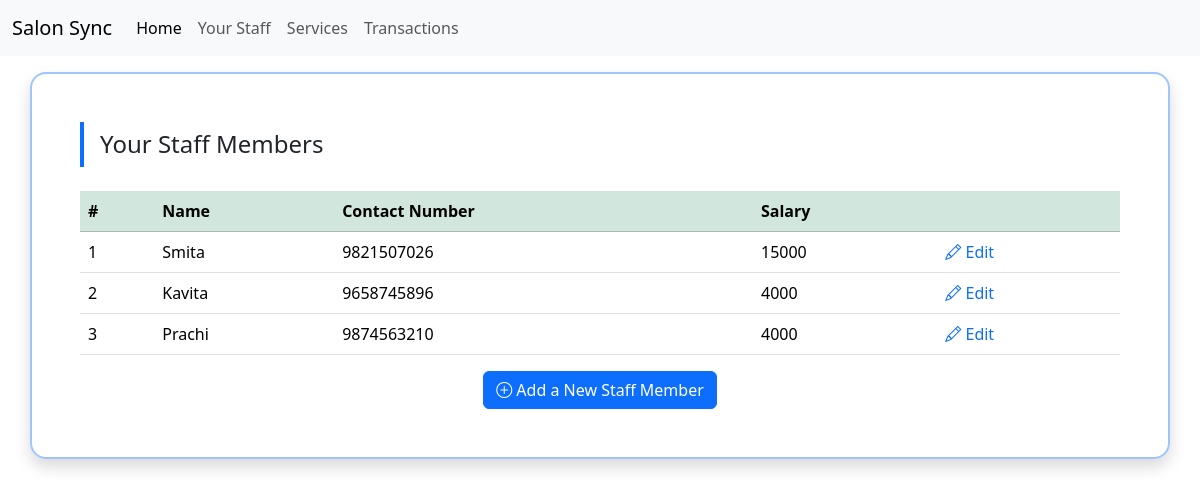
Page /staff/list on the committed database.
### app/models.py (models this page shows, shortened)
class Staff(models.Model):
    name = models.CharField("Staff Name", max_length=255, default="NULL", blank=False, null=False)
    contact = models.IntegerField("Contact Number", blank=True, null=True)
    salary = models.IntegerField("Salary", blank=True, null=True)
    date_created = models.DateTimeField("Date Joined", auto_now_add=True)

### app/views.py (the view)
# urls.py: path('staff/list', StaffListView.as_view(), name="staff_list"),
class StaffListView(ListView):
    model = Staff
    form_class = StaffForm
    template_name = 'staff/staff_list.html'  # Template to render the list
    context_object_name = 'staff_list'  # Name of the variable in the template
    def get(self, request):
        staff = Staff.objects.all()
        return render(request, self.template_name, {'staff': staff, 'form': self.form_class})

### app/templates/staff/staff_list.html
{% extends 'base.html' %}
{% block main %}
    <div class="container-sm mt-5 p-5 border border-2 border-primary-subtle rounded-4 shadow d-flex flex-column justify-content-center align-items-center">
        <h2 class="h4 px-3 py-2 mb-4 form-header border-start border-4 border-primary align-self-start">Your Staff Members</h2>
        <table class="table table-responsive table-hover" style="max-height: 50vh; overflow-y: auto;">
            <thead class="table-success">
                <th>#</th>
                <th>Name</th>
                <th>Contact Number</th>
                <th>Salary</th>
                <th></th>
            </thead>
            <tbody>
                {% if staff %}
                    {% for staff_member in staff %}
                    <tr>
                        <td>{{ staff_member.id }}</td>
                        <td>{{ staff_member.name }}</td>
                        <td>{{ staff_member.contact }}</td>
                        <td>{{ staff_member.salary }}</td>
                        <td><a href="#" class="text-decoration-none"><i class="bi bi-pencil"></i> Edit</a></td>
                    </tr>
                    {% endfor %}
                {% else %}
                <tr>
                    <td colspan="5" class="text-center fst-italic">No staff members added yet</td>
                </tr>
                {% endif %}
            </tbody>
        </table>
        <a href="{% url 'add_staff' %}" class="d-flex justify-content-center btn btn-primary">
            <i class="bi bi-plus-circle"></i> &nbsp;Add a New Staff Member
        </a>
    </div>
{% endblock main %}

### rows in the picture
Staff: id "1", name "Smita", contact "9821507026", salary "15000"
Staff: id "2", name "Kavita", contact "9658745896", salary "4000"
Staff: id "3", name "Prachi", contact "9874563210", salary "4000"
